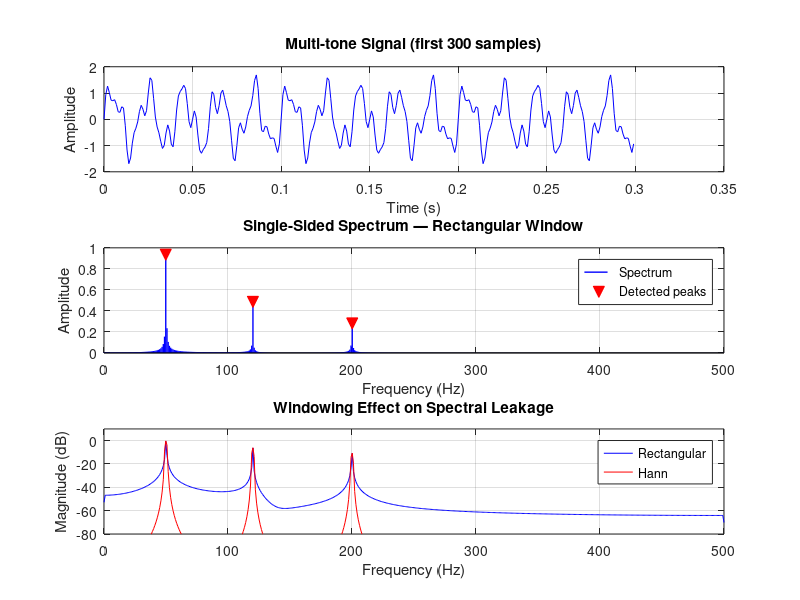

This chart was generated by the following MATLAB code: (Note: this script raises an error after producing the figure.)
% ============================================================
% Module 03: Fourier Transform
% demo_fft.m
% ============================================================
% Covers: DFT intuition, FFT computation, single-sided
%         spectrum, frequency resolution, windowing.
% ============================================================

clear; clc; close all;

%% Parameters
fs = 1000;          % [Hz]
N  = 1024;          % number of samples (power of 2 for FFT efficiency)
t  = (0:N-1) / fs;  % time vector

%% 1. Compose a multi-tone signal
f1 = 50;   A1 = 1.0;
f2 = 120;  A2 = 0.5;
f3 = 200;  A3 = 0.3;

x = A1*sin(2*pi*f1*t) + A2*sin(2*pi*f2*t) + A3*sin(2*pi*f3*t);

fprintf('Signal: %.1f Hz (A=%.1f) + %.1f Hz (A=%.1f) + %.1f Hz (A=%.1f)\n', ...
        f1, A1, f2, A2, f3, A3);

%% 2. Compute FFT
X     = fft(x);                     % complex FFT output
X_mag = abs(X) / N;                 % normalize by N
f_axis = (0:N-1) * (fs/N);         % full frequency axis

% Single-sided spectrum (0 to fs/2)
half   = 1 : N/2 + 1;
X_ss   = X_mag(half);
X_ss(2:end-1) = 2 * X_ss(2:end-1); % double to conserve energy
f_ss   = f_axis(half);

%% 3. Effect of Windowing
% Without window: spectral leakage when signal doesn't fit exactly
% Hann window: reduces leakage at cost of frequency resolution

x_hann  = x .* hanning(N)';
X_hann  = fft(x_hann);
X_hann_mag = 2 * abs(X_hann(half)) / sum(hanning(N));

%% 4. Plots
figure('Position', [100 100 1000 700]);

% Time domain
subplot(3,1,1);
plot(t(1:300), x(1:300), 'b');
xlabel('Time (s)'); ylabel('Amplitude');
title('Multi-tone Signal (first 300 samples)');
grid on;

% Single-sided spectrum (rectangular window)
subplot(3,1,2);
stem(f_ss, X_ss, 'b', 'Marker', 'none', 'LineWidth', 1);
xlabel('Frequency (Hz)'); ylabel('Amplitude');
title('Single-Sided Spectrum — Rectangular Window');
xlim([0 fs/2]); grid on;
% Mark the peaks
hold on;
[~, i1] = min(abs(f_ss - f1));
[~, i2] = min(abs(f_ss - f2));
[~, i3] = min(abs(f_ss - f3));
plot(f_ss([i1 i2 i3]), X_ss([i1 i2 i3]), 'rv', 'MarkerSize', 8, 'MarkerFaceColor', 'r');
legend('Spectrum', 'Detected peaks');

% Comparison: rectangular vs Hann window
subplot(3,1,3);
plot(f_ss, 20*log10(X_ss + 1e-10), 'b', 'DisplayName', 'Rectangular');
hold on;
plot(f_ss, 20*log10(X_hann_mag + 1e-10), 'r', 'DisplayName', 'Hann');
xlabel('Frequency (Hz)'); ylabel('Magnitude (dB)');
title('Windowing Effect on Spectral Leakage');
legend; grid on; xlim([0 fs/2]); ylim([-80 10]);

sgtitle('Module 03 — FFT & Spectral Analysis');

%% 5. Frequency resolution
df = fs / N;
fprintf('\nFrequency resolution: %.2f Hz per bin\n', df);
fprintf('To resolve 1 Hz: need at least %d samples at fs=%d Hz\n', fs, fs);
